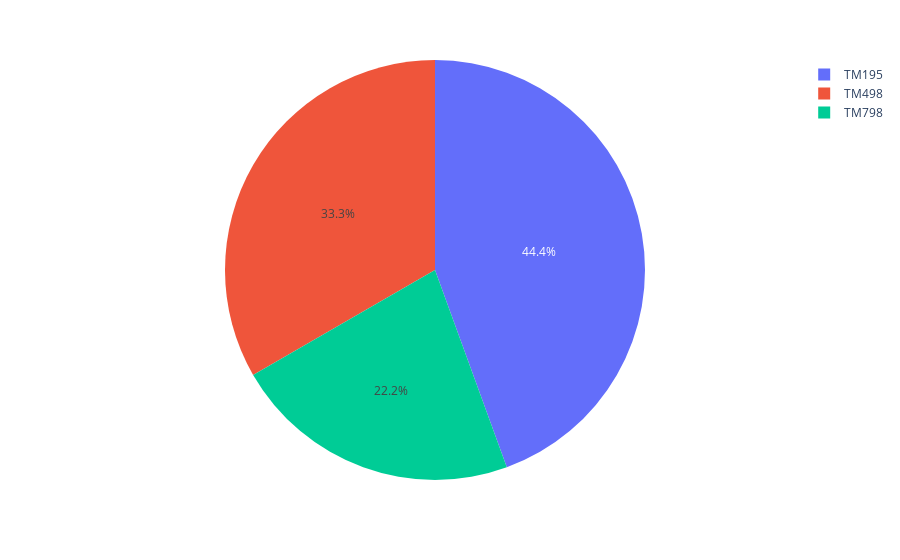

Write notebook code for a chart like this one.
### Code cell
import plotly.express as px
fig=px.pie(df,names='Product')
fig

### Figure 1 — Plotly figure (JSON) as saved in the notebook; plotly's stock layout.template omitted (floating-point values rounded to 4 significant figures; data arrays with more than 128 entries replaced by an {"elided": "..."} marker saying what was removed)
{"data": [{"domain": {"x": [0, 1], "y": [0, 1]}, "hovertemplate": "Product=%{label}<extra></extra>", "labels": {"elided": "180 str values"}, "legendgroup": "", "name": "", "showlegend": true, "type": "pie"}], "layout": {"legend": {"tracegroupgap": 0}, "margin": {"t": 60}}}
